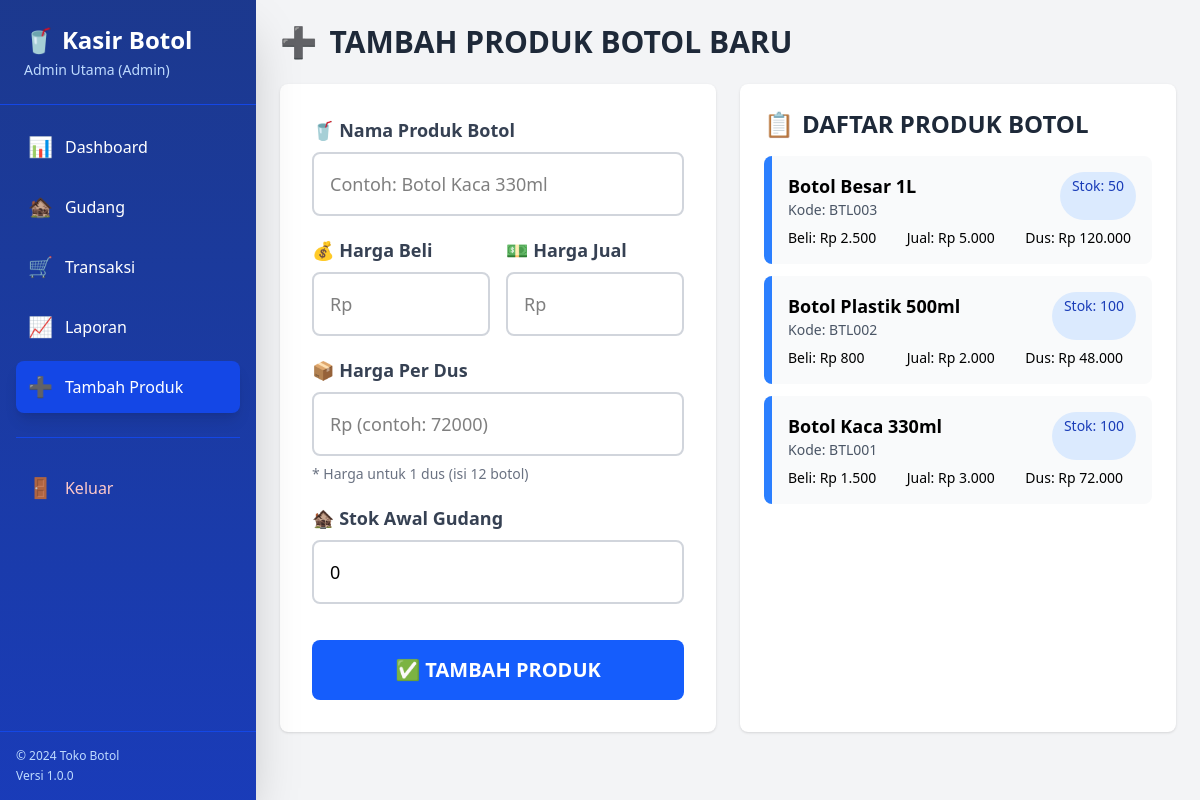
/modules/admin/tambah_stok.php (signed in), run on the app's committed database.
### tables this page shows
CREATE TABLE `produk` (
  `id` int(11) NOT NULL,
  `kode_produk` varchar(50) NOT NULL,
  `nama_produk` varchar(100) NOT NULL,
  `satuan` varchar(20) NOT NULL DEFAULT 'botol',
  `harga_beli` int(11) NOT NULL DEFAULT 0,
  `harga_jual` int(11) NOT NULL DEFAULT 0,
  `harga_dus` int(11) NOT NULL DEFAULT 0,
  `stok_gudang` int(11) NOT NULL DEFAULT 0,
  `created_at` datetime NOT NULL DEFAULT current_timestamp(),
  `updated_at` datetime NOT NULL DEFAULT current_timestamp() ON UPDATE current_timestamp()
);

### includes/database.php (called while the page is built, shortened)
<?php
require_once 'config.php';
function query($sql) {
    global $conn;
    $result = $conn->query($sql);
    $data = [];
    if ($result->num_rows > 0) {
        while ($row = $result->fetch_assoc()) {
            $data[] = $row;
        }
    }
    return $data;
}
?>

### includes/functions.php (called while the page is built, shortened)
<?php
require_once 'database.php';
function get_produk() {
    return query("SELECT * FROM produk ORDER BY id DESC");
}
function rupiah($angka) {
    return 'Rp ' . number_format($angka, 0, ',', '.');
}
?>

### modules/admin/tambah_stok.php (the view, shortened to what this page needs)
<?php
require_once '../../includes/functions.php';
include '../../includes/layout_header.php';
include '../../includes/layout_sidebar.php';
$produk = get_produk();
?>
<div class="p-6">
    <h1 class="text-3xl font-bold text-gray-800 mb-6 flex items-center">
        <span class="mr-3">➕</span> TAMBAH PRODUK BOTOL BARU
    </h1>
    <div class="grid grid-cols-1 lg:grid-cols-2 gap-6">
        <div class="bg-white rounded-lg shadow p-8">
            <form method="POST" class="space-y-5">
                <div>
                    <label class="block text-gray-700 font-bold mb-2 text-lg">🥤 Nama Produk Botol</label>
                    <input type="text" name="nama_produk" required class="w-full border-2 border-gray-300 rounded-lg p-4 text-lg" placeholder="Contoh: Botol Kaca 330ml">
                </div>
                <div class="grid grid-cols-2 gap-4">
                    <div>
                        <label class="block text-gray-700 font-bold mb-2 text-lg">💰 Harga Beli</label>
                        <input type="number" name="harga_beli" required class="w-full border-2 border-gray-300 rounded-lg p-4 text-lg" placeholder="Rp">
                    </div>
                    <div>
                        <label class="block text-gray-700 font-bold mb-2 text-lg">💵 Harga Jual</label>
                        <input type="number" name="harga_jual" required class="w-full border-2 border-gray-300 rounded-lg p-4 text-lg" placeholder="Rp">
                    </div>
                </div>
                <div>
                    <label class="block text-gray-700 font-bold mb-2 text-lg">📦 Harga Per Dus</label>
                    <input type="number" name="harga_dus" required class="w-full border-2 border-gray-300 rounded-lg p-4 text-lg" placeholder="Rp (contoh: 72000)">
                    <p class="text-sm text-gray-500 mt-2">* Harga untuk 1 dus (isi 12 botol)</p>
                </div>
                <div>
                    <label class="block text-gray-700 font-bold mb-2 text-lg">🏚️ Stok Awal Gudang</label>
                    <input type="number" name="stok_gudang" value="0" min="0" class="w-full border-2 border-gray-300 rounded-lg p-4 text-lg">
                </div>
                <button type="submit" name="tambah_produk" class="w-full bg-blue-600 hover:bg-blue-700 text-white font-bold py-4 px-4 rounded-lg text-xl mt-4">
                    ✅ TAMBAH PRODUK
                </button>
            </form>
        </div>
        <div class="bg-white rounded-lg shadow p-6">
            <h2 class="text-2xl font-bold text-gray-800 mb-4 flex items-center">
                <span class="mr-2">📋</span> DAFTAR PRODUK BOTOL
            </h2>
            <div class="space-y-3">
                <?php foreach ($produk as $p): ?>
                <div class="bg-gray-50 p-4 rounded-lg border-l-8 border-blue-500">
                    <div class="flex justify-between">
                        <div>
                            <p class="font-bold text-lg"><?= $p['nama_produk'] ?></p>
                            <p class="text-sm text-gray-600">Kode: <?= $p['kode_produk'] ?></p>
                        </div>
                        <span class="bg-blue-100 text-blue-800 px-3 py-1 rounded-full text-sm">Stok: <?= $p['stok_gudang'] ?></span>
                    </div>
                    <div class="grid grid-cols-3 gap-2 mt-2 text-sm">
                        <div>Beli: <?= rupiah($p['harga_beli']) ?></div>
                        <div>Jual: <?= rupiah($p['harga_jual']) ?></div>
                        <div>Dus: <?= rupiah($p['harga_dus']) ?></div>
                    </div>
                </div>
                <?php endforeach; ?>
            </div>
        </div>
    </div>
</div>
<?php include '../../includes/layout_footer.php'; ?>

### includes/layout_header.php (style rules this page uses)
body { background-color: #f3f4f6; font-family: system-ui, -apple-system, sans-serif; }
* { transition-property: background-color, border-color, color, fill, stroke, opacity, box-shadow, transform; transition-timing-function: cubic-bezier(0.4, 0, 0.2, 1); transition-duration: 150ms; }

### data on the page
produk: nama_produk "Botol Besar 1L", kode_produk "BTL003", stok_gudang "50", harga_beli "Rp 2.500", harga_jual "Rp 5.000", harga_dus "Rp 120.000"
produk: nama_produk "Botol Plastik 500ml", kode_produk "BTL002", stok_gudang "100", harga_beli "Rp 800", harga_jual "Rp 2.000", harga_dus "Rp 48.000"
produk: nama_produk "Botol Kaca 330ml", kode_produk "BTL001", stok_gudang "100", harga_beli "Rp 1.500", harga_jual "Rp 3.000", harga_dus "Rp 72.000"

### other printed values
$_SESSION['user']['nama'] "Admin Utama"
